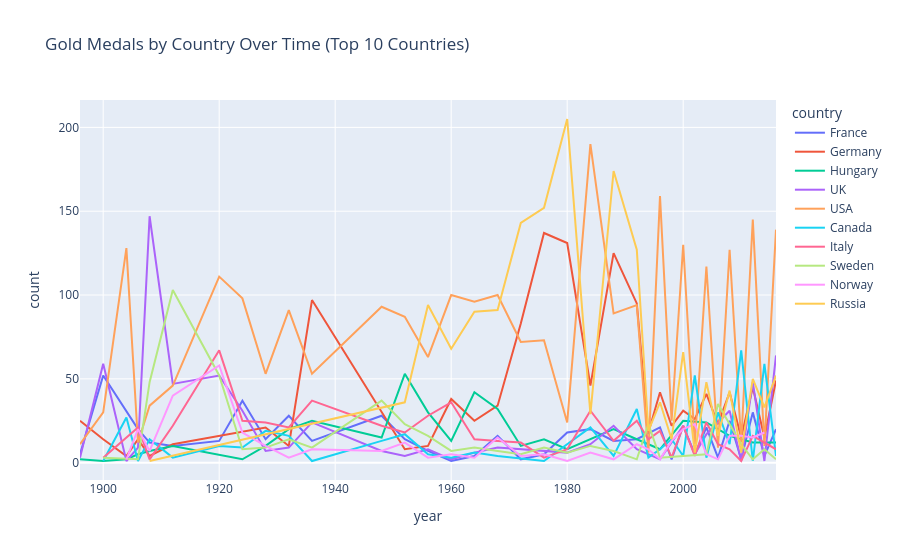

The cell this chart's notebook holds for it:
### Code cell
fig = px.line(
    gold_top,
    x="year",
    y="count",
    color="country",
    title="Gold Medals by Country Over Time (Top 10 Countries)"
)

fig.show()

### Figure 1 — Plotly figure (JSON) as saved in the notebook; plotly's stock layout.template omitted (floating-point values rounded to 4 significant figures)
{"data": [{"hovertemplate": "country=France<br>year=%{x}<br>count=%{y}<extra></extra>", "legendgroup": "France", "line": {"color": "#636efa", "dash": "solid"}, "marker": {"symbol": "circle"}, "mode": "lines", "name": "France", "orientation": "v", "showlegend": true, "type": "scatter", "x": [1896, 1900, 1906, 1908, 1912, 1920, 1924, 1928, 1932, 1936, 1948, 1952, 1956, 1960, 1964, 1968, 1972, 1976, 1980, 1984, 1988, 1992, 1996, 1998, 2000, 2002, 2004, 2006, 2008, 2010, 2012, 2014, 2016], "xaxis": "x", "y": [5, 52, 20, 12, 10, 13, 37, 14, 28, 13, 28, 14, 7, 1, 4, 16, 2, 5, 18, 20, 13, 14, 21, 2, 22, 5, 21, 3, 25, 2, 30, 4, 20], "yaxis": "y"}, {"hovertemplate": "country=Germany<br>year=%{x}<br>count=%{y}<extra></extra>", "legendgroup": "Germany", "line": {"color": "#EF553B", "dash": "solid"}, "marker": {"symbol": "circle"}, "mode": "lines", "name": "Germany", "orientation": "v", "showlegend": true, "type": "scatter", "x": [1896, 1900, 1904, 1906, 1908, 1912, 1928, 1932, 1936, 1952, 1956, 1960, 1964, 1968, 1972, 1976, 1980, 1984, 1988, 1992, 1994, 1996, 1998, 2000, 2002, 2004, 2006, 2008, 2010, 2012, 2014, 2016], "xaxis": "x", "y": [25, 14, 4, 14, 4, 11, 21, 10, 97, 8, 10, 38, 25, 34, 83, 137, 131, 46, 125, 95, 18, 42, 22, 31, 26, 41, 23, 42, 15, 45, 15, 49], "yaxis": "y"}, {"hovertemplate": "country=Hungary<br>year=%{x}<br>count=%{y}<extra></extra>", "legendgroup": "Hungary", "line": {"color": "#00cc96", "dash": "solid"}, "marker": {"symbol": "circle"}, "mode": "lines", "name": "Hungary", "orientation": "v", "showlegend": true, "type": "scatter", "x": [1896, 1900, 1904, 1906, 1908, 1912, 1924, 1928, 1932, 1936, 1948, 1952, 1956, 1960, 1964, 1968, 1972, 1976, 1980, 1988, 1992, 1996, 2000, 2004, 2008, 2012, 2016], "xaxis": "x", "y": [2, 1, 2, 5, 7, 10, 2, 10, 20, 25, 15, 53, 30, 13, 42, 32, 10, 14, 8, 20, 14, 8, 25, 24, 16, 12, 12], "yaxis": "y"}, {"hovertemplate": "country=UK<br>year=%{x}<br>count=%{y}<extra></extra>", "legendgroup": "UK", "line": {"color": "#ab63fa", "dash": "solid"}, "marker": {"symbol": "circle"}, "mode": "lines", "name": "UK", "orientation": "v", "showlegend": true, "type": "scatter", "x": [1896, 1900, 1904, 1906, 1908, 1912, 1920, 1924, 1928, 1932, 1936, 1948, 1952, 1956, 1960, 1964, 1968, 1972, 1976, 1980, 1984, 1988, 1992, 1996, 2000, 2002, 2004, 2008, 2010, 2012, 2014, 2016], "xaxis": "x", "y": [3, 59, 1, 9, 147, 47, 52, 31, 7, 9, 24, 7, 4, 8, 2, 6, 9, 8, 7, 6, 11, 22, 8, 2, 22, 5, 17, 31, 1, 48, 1, 64], "yaxis": "y"}, {"hovertemplate": "country=USA<br>year=%{x}<br>count=%{y}<extra></extra>", "legendgroup": "USA", "line": {"color": "#FFA15A", "dash": "solid"}, "marker": {"symbol": "circle"}, "mode": "lines", "name": "USA", "orientation": "v", "showlegend": true, "type": "scatter", "x": [1896, 1900, 1904, 1906, 1908, 1912, 1920, 1924, 1928, 1932, 1936, 1948, 1952, 1956, 1960, 1964, 1968, 1972, 1976, 1980, 1984, 1988, 1992, 1994, 1996, 1998, 2000, 2002, 2004, 2006, 2008, 2010, 2012, 2014, 2016], "xaxis": "x", "y": [11, 30, 128, 12, 34, 46, 111, 98, 53, 91, 53, 93, 87, 63, 100, 96, 100, 72, 73, 24, 190, 89, 94, 6, 159, 25, 130, 11, 117, 9, 127, 12, 145, 10, 139], "yaxis": "y"}, {"hovertemplate": "country=Canada<br>year=%{x}<br>count=%{y}<extra></extra>", "legendgroup": "Canada", "line": {"color": "#19d3f3", "dash": "solid"}, "marker": {"symbol": "circle"}, "mode": "lines", "name": "Canada", "orientation": "v", "showlegend": true, "type": "scatter", "x": [1900, 1904, 1906, 1908, 1912, 1920, 1924, 1928, 1932, 1936, 1948, 1952, 1956, 1960, 1964, 1968, 1976, 1984, 1988, 1992, 1994, 1996, 1998, 2000, 2002, 2004, 2006, 2008, 2010, 2012, 2014, 2016], "xaxis": "x", "y": [1, 27, 1, 14, 3, 10, 9, 19, 16, 1, 13, 17, 5, 3, 6, 4, 1, 21, 4, 32, 3, 8, 14, 4, 52, 3, 30, 11, 67, 1, 59, 4], "yaxis": "y"}, {"hovertemplate": "country=Italy<br>year=%{x}<br>count=%{y}<extra></extra>", "legendgroup": "Italy", "line": {"color": "#FF6692", "dash": "solid"}, "marker": {"symbol": "circle"}, "mode": "lines", "name": "Italy", "orientation": "v", "showlegend": true, "type": "scatter", "x": [1900, 1906, 1908, 1912, 1920, 1924, 1928, 1932, 1936, 1948, 1952, 1956, 1960, 1964, 1968, 1972, 1976, 1980, 1984, 1988, 1992, 1994, 1996, 1998, 2000, 2002, 2004, 2006, 2008, 2010, 2012, 2016], "xaxis": "x", "y": [3, 21, 2, 22, 67, 25, 24, 21, 37, 22, 18, 28, 36, 14, 13, 12, 3, 8, 31, 13, 25, 14, 19, 3, 22, 4, 24, 11, 8, 1, 16, 8], "yaxis": "y"}, {"hovertemplate": "country=Sweden<br>year=%{x}<br>count=%{y}<extra></extra>", "legendgroup": "Sweden", "line": {"color": "#B6E880", "dash": "solid"}, "marker": {"symbol": "circle"}, "mode": "lines", "name": "Sweden", "orientation": "v", "showlegend": true, "type": "scatter", "x": [1900, 1906, 1908, 1912, 1920, 1924, 1928, 1932, 1936, 1948, 1952, 1956, 1960, 1964, 1968, 1972, 1976, 1980, 1984, 1988, 1992, 1994, 1996, 2000, 2004, 2006, 2010, 2012, 2014, 2016], "xaxis": "x", "y": [3, 2, 48, 103, 52, 8, 9, 14, 9, 37, 23, 16, 7, 9, 7, 5, 9, 6, 10, 7, 2, 23, 3, 4, 5, 35, 11, 2, 8, 2], "yaxis": "y"}, {"hovertemplate": "country=Norway<br>year=%{x}<br>count=%{y}<extra></extra>", "legendgroup": "Norway", "line": {"color": "#FF97FF", "dash": "solid"}, "marker": {"symbol": "circle"}, "mode": "lines", "name": "Norway", "orientation": "v", "showlegend": true, "type": "scatter", "x": [1904, 1906, 1908, 1912, 1920, 1924, 1928, 1932, 1936, 1948, 1952, 1956, 1960, 1964, 1968, 1972, 1976, 1980, 1984, 1988, 1992, 1994, 1996, 1998, 2000, 2002, 2004, 2006, 2008, 2010, 2012, 2014], "xaxis": "x", "y": [2, 20, 7, 40, 58, 18, 10, 3, 8, 7, 12, 3, 5, 3, 15, 4, 5, 1, 6, 2, 11, 8, 2, 13, 20, 23, 5, 2, 16, 16, 15, 18], "yaxis": "y"}, {"hovertemplate": "country=Russia<br>year=%{x}<br>count=%{y}<extra></extra>", "legendgroup": "Russia", "line": {"color": "#FECB52", "dash": "solid"}, "marker": {"symbol": "circle"}, "mode": "lines", "name": "Russia", "orientation": "v", "showlegend": true, "type": "scatter", "x": [1908, 1952, 1956, 1960, 1964, 1968, 1972, 1976, 1980, 1984, 1988, 1992, 1994, 1996, 1998, 2000, 2002, 2004, 2006, 2008, 2010, 2012, 2014, 2016], "xaxis": "x", "y": [1, 36, 94, 68, 90, 91, 143, 152, 205, 29, 174, 127, 19, 36, 14, 66, 6, 48, 16, 43, 6, 50, 33, 52], "yaxis": "y"}], "layout": {"legend": {"title": {"text": "country"}, "tracegroupgap": 0}, "title": {"text": "Gold Medals by Country Over Time (Top 10 Countries)"}, "xaxis": {"anchor": "y", "domain": [0, 1], "title": {"text": "year"}}, "yaxis": {"anchor": "x", "domain": [0, 1], "title": {"text": "count"}}}}
